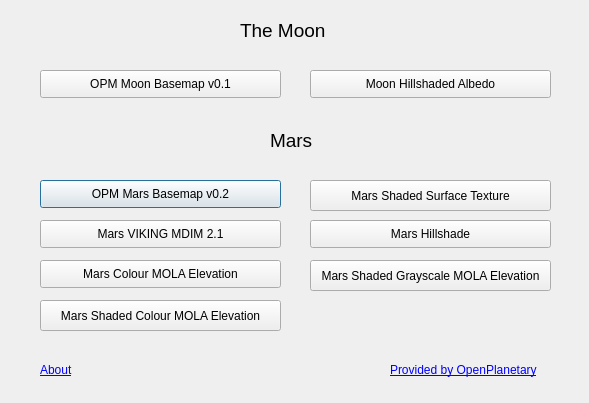
<?xml version="1.0" encoding="UTF-8"?>
<ui version="4.0">
 <class>OPMTilesDialogBase</class>
 <widget class="QDialog" name="OPMTilesDialogBase">
  <property name="geometry">
   <rect>
    <x>0</x>
    <y>0</y>
    <width>589</width>
    <height>403</height>
   </rect>
  </property>
  <property name="windowTitle">
   <string>OpenPlanetary Tile Loader</string>
  </property>
  <widget class="QLabel" name="MARS">
   <property name="geometry">
    <rect>
     <x>270</x>
     <y>120</y>
     <width>121</width>
     <height>41</height>
    </rect>
   </property>
   <property name="font">
    <font>
     <pointsize>14</pointsize>
    </font>
   </property>
   <property name="text">
    <string>Mars</string>
   </property>
  </widget>
  <widget class="QLabel" name="MOON">
   <property name="geometry">
    <rect>
     <x>240</x>
     <y>10</y>
     <width>121</width>
     <height>41</height>
    </rect>
   </property>
   <property name="font">
    <font>
     <pointsize>14</pointsize>
    </font>
   </property>
   <property name="text">
    <string>The Moon</string>
   </property>
  </widget>
  <widget class="QPushButton" name="basemap">
   <property name="geometry">
    <rect>
     <x>40</x>
     <y>180</y>
     <width>241</width>
     <height>28</height>
    </rect>
   </property>
   <property name="text">
    <string>OPM Mars Basemap v0.2</string>
   </property>
  </widget>
  <widget class="QPushButton" name="viking">
   <property name="geometry">
    <rect>
     <x>40</x>
     <y>220</y>
     <width>241</width>
     <height>28</height>
    </rect>
   </property>
   <property name="text">
    <string>Mars VIKING MDIM 2.1</string>
   </property>
  </widget>
  <widget class="QPushButton" name="shadedmola">
   <property name="geometry">
    <rect>
     <x>40</x>
     <y>300</y>
     <width>241</width>
     <height>31</height>
    </rect>
   </property>
   <property name="text">
    <string>Mars Shaded Colour MOLA Elevation</string>
   </property>
  </widget>
  <widget class="QPushButton" name="surfacetexture">
   <property name="geometry">
    <rect>
     <x>310</x>
     <y>180</y>
     <width>241</width>
     <height>31</height>
    </rect>
   </property>
   <property name="text">
    <string>Mars Shaded Surface Texture</string>
   </property>
  </widget>
  <widget class="QPushButton" name="colourmola">
   <property name="geometry">
    <rect>
     <x>40</x>
     <y>260</y>
     <width>241</width>
     <height>28</height>
    </rect>
   </property>
   <property name="text">
    <string>Mars Colour MOLA Elevation</string>
   </property>
  </widget>
  <widget class="QPushButton" name="hillshade">
   <property name="geometry">
    <rect>
     <x>310</x>
     <y>220</y>
     <width>241</width>
     <height>28</height>
    </rect>
   </property>
   <property name="text">
    <string>Mars Hillshade</string>
   </property>
  </widget>
  <widget class="QPushButton" name="graymola">
   <property name="geometry">
    <rect>
     <x>310</x>
     <y>260</y>
     <width>241</width>
     <height>31</height>
    </rect>
   </property>
   <property name="text">
    <string>Mars Shaded Grayscale MOLA Elevation</string>
   </property>
  </widget>
  <widget class="QPushButton" name="moonbase">
   <property name="geometry">
    <rect>
     <x>40</x>
     <y>70</y>
     <width>241</width>
     <height>28</height>
    </rect>
   </property>
   <property name="text">
    <string>OPM Moon Basemap v0.1</string>
   </property>
  </widget>
  <widget class="QPushButton" name="moonhillsh">
   <property name="geometry">
    <rect>
     <x>310</x>
     <y>70</y>
     <width>241</width>
     <height>28</height>
    </rect>
   </property>
   <property name="text">
    <string>Moon Hillshaded Albedo</string>
   </property>
  </widget>
  <widget class="QLabel" name="label">
   <property name="geometry">
    <rect>
     <x>390</x>
     <y>360</y>
     <width>161</width>
     <height>20</height>
    </rect>
   </property>
   <property name="text">
    <string>&lt;html&gt;&lt;head/&gt;&lt;body&gt;&lt;p&gt;&lt;a href=&quot;https://www.openplanetary.org/opm&quot;&gt;&lt;span style=&quot; text-decoration: underline; color:#0000ff;&quot;&gt;Provided by OpenPlanetary&lt;/span&gt;&lt;/a&gt;&lt;/p&gt;&lt;/body&gt;&lt;/html&gt;</string>
   </property>
   <property name="openExternalLinks">
    <bool>true</bool>
   </property>
  </widget>
  <widget class="QLabel" name="label_2">
   <property name="geometry">
    <rect>
     <x>40</x>
     <y>360</y>
     <width>161</width>
     <height>20</height>
    </rect>
   </property>
   <property name="text">
    <string>&lt;html&gt;&lt;head/&gt;&lt;body&gt;&lt;p&gt;&lt;a href=&quot;https://roberer.github.io&quot;&gt;&lt;span style=&quot; text-decoration: underline; color:#0000ff;&quot;&gt;About&lt;/span&gt;&lt;/a&gt;&lt;/p&gt;&lt;/body&gt;&lt;/html&gt;</string>
   </property>
   <property name="openExternalLinks">
    <bool>true</bool>
   </property>
  </widget>
 </widget>
 <resources/>
 <connections/>
</ui>
